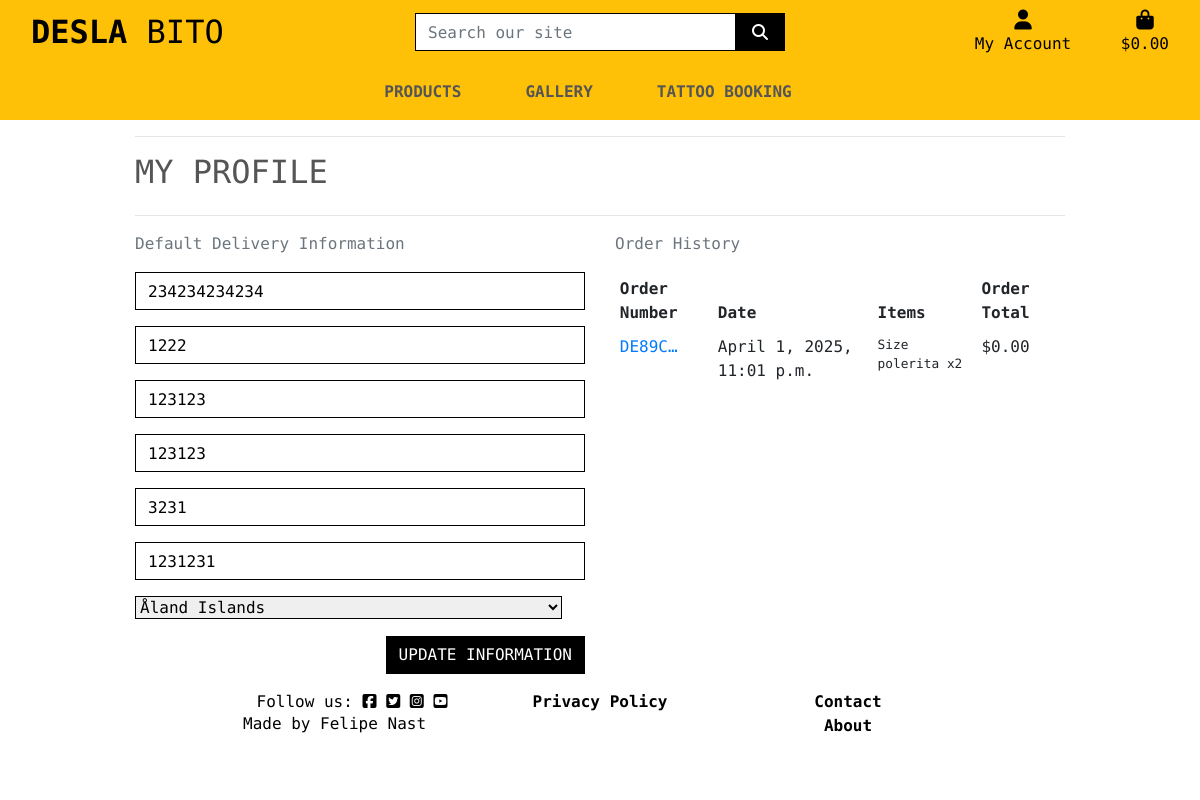
/profile/ (signed in), run on the app's committed database.
### profiles/models.py (models this page shows, shortened)
class UserProfile(models.Model):
    user = models.OneToOneField(
        User,
        on_delete=models.CASCADE)
    default_phone_number = models.CharField(
        max_length=20,
        null=True,
        blank=True
        )
    default_street_address1 = models.CharField(
        max_length=80,
        null=True,
        blank=True
        )
    default_street_address2 = models.CharField(
        max_length=80,
        null=True,
        blank=True
        )
    default_town_or_city = models.CharField(
        max_length=40,
        null=True,
        blank=True
    )
    default_county = models.CharField(
        max_length=80,
        null=True,
        blank=True
        )
    default_postcode = models.CharField(
        max_length=20,
        null=True,
        blank=True
        )
    default_country = CountryField(
        blank_label='Country',
        null=True,
        blank=True
        )

### checkout/models.py (models this page shows, shortened)
class Order(models.Model):
    order_number = models.CharField(
        max_length=32,
        null=False,
        editable=False,
        default=uuid.uuid4().hex.upper()  # Automatically generated unique order number
    )
    user_profile = models.ForeignKey(
        UserProfile, on_delete=models.SET_NULL,
        null=True,
        blank=True,  # Can be null, but if provided must not be blank
        related_name='orders'
    )
    full_name = models.CharField(
        max_length=50,
        null=False,
        blank=False,  # Full name must be provided
        default=''
    )
    email = models.EmailField(
        max_length=254,
        null=False,
        blank=False,  # Email must be provided
        default=''
    )
    phone_number = models.CharField(
        max_length=20,
        null=False,
        blank=False,  # Phone number must be provided
        default=''
    )
    country = CountryField(
        blank_label='Country *',
        null=False,
        blank=False,  # Country must be provided
        default='Germany'  # Default country, can be changed if necessary
    )
    postcode = models.CharField(
        max_length=20,
        null=False,
        blank=False,  # Postcode must be provided
        default=''
    )
    town_or_city = models.CharField(
        max_length=40,
        null=False,
        blank=False,  # Town or city must be provided
        default=''
    )
    street_address1 = models.CharField(
        max_length=80,
        null=False,
        blank=False,  # Street address 1 must be provided
        default=''
    )
    street_address2 = models.CharField(
        max_length=80,
        null=False,  # Street address 2 must be provided
        blank=False,
        default=''
    )
    county = models.CharField(
        max_length=80,
        null=False,  # County must be provided
        blank=False,
        default=''
    )
    date = models.DateTimeField(
        auto_now_add=True,
    )
    delivery_cost = models.DecimalField(
        max_digits=6,
        decimal_places=2,
        null=False,
        default=0.00  # Default delivery cost
    )
    order_total = models.DecimalField(
        max_digits=10,
        decimal_places=2,
        null=False,
        default=0.00  # Default order total
    )
    grand_total = models.DecimalField(
        max_digits=10,
        decimal_places=2,
        null=False,
        default=0.00  # Default grand total
    )
    original_bag = models.TextField(
        null=False,
        blank=False,
        default=''  # Default empty original bag
    )
    stripe_pid = models.CharField(
        max_length=254,
        null=False,
        blank=False,
        default=''  # Default empty stripe payment ID
    )

class OrderLineItem(models.Model):
    order = models.ForeignKey(
        Order,
        null=False,
        blank=False,
        on_delete=models.CASCADE,
        related_name='lineitems'
    )
    product = models.ForeignKey(
        Product,
        null=False,
        blank=False,
        on_delete=models.CASCADE
    )
    product_size = models.CharField(
        max_length=2,
        null=True,
        blank=True
    )  # Sizes: XS, S, M, L, XL
    quantity = models.IntegerField(
        null=False,
        blank=False,
        default=0
    )
    lineitem_total = models.DecimalField(
        max_digits=6,
        decimal_places=2,
        null=False,
        blank=False,
        editable=False
    )

### products/models.py (models this page shows, shortened)
class Product(models.Model):
    class Category(models.IntegerChoices):
        PRINTS = 1, "Prints"
        PAINTING = 2, "Paintings"
        CLOTHE = 3, "Clothing"
        OTHER = 4, "Other"
    name = models.CharField(max_length=254)
    category = models.PositiveSmallIntegerField(choices=Category.choices, default=Category.OTHER)
    has_sizes = models.BooleanField(default=False, null=True, blank=True)
    description = models.TextField()
    price = models.DecimalField(max_digits=8, decimal_places=2)  # Allows up to 999999.99
    image = models.ImageField(upload_to="product_images/", blank=True, null=True)

### profiles/views.py (the view)
# urls.py: path('profile/', include('profiles.urls')),
@login_required
def profile(request):
    profile = get_object_or_404(UserProfile, user=request.user)
    if request.method == 'POST':
        form = UserProfileForm(request.POST, instance=profile)
        if form.is_valid():
            form.save()
            messages.success(request, 'Profile updated successfully')
        else:
            messages.error(
                request, 'Update failed. Please ensure the form is valid.')
    else:
        form = UserProfileForm(instance=profile)
    orders = profile.orders.all()
    template = 'profiles/profile.html'
    context = {
        'form': form,
        'orders': orders,
        'on_profile_page': True,
    }
    return render(request, template, context)

### profiles/forms.py
class UserProfileForm(forms.ModelForm):
    class Meta:
        model = UserProfile
        exclude = ('user',)
    def __init__(self, *args, **kwargs):
        super().__init__(*args, **kwargs)
        placeholders = {
            'default_phone_number': 'Phone Number',
            'default_postcode': 'Postal Code',
            'default_town_or_city': 'Town or City',
            'default_street_address1': 'Street Address 1',
            'default_street_address2': 'Street Address 2',
            'default_county': 'County, State or Locality',
        }
        self.fields['default_phone_number'].widget.attrs['autofocus'] = True
        for field in self.fields:
            if field != 'default_country':
                if self.fields[field].required:
                    placeholder = f'{placeholders[field]} *'
                else:
                    placeholder = placeholders[field]
                self.fields[field].widget.attrs['placeholder'] = placeholder
            self.fields[field].widget.attrs['class'] = (
                'border-black rounded-0 profile-form-input')
            self.fields[field].label = False

### bag/contexts.py (called while the page is built, shortened)
def bag_contents(request):
    bag_items = []
    total = 0
    product_count = 0
    bag = request.session.get('bag', {})
    if total < settings.FREE_DELIVERY_THRESHOLD:
        delivery = total * Decimal(settings.STANDARD_DELIVERY_PERCENTAGE / 100)
        free_delivery_delta = settings.FREE_DELIVERY_THRESHOLD - total
    else:
        delivery = 0
        free_delivery_delta = 0
    grand_total = delivery + total
    context = {
        'bag_items': bag_items,
        'total': total,
        'product_count': product_count,
        'delivery': delivery,
        'free_delivery_delta': free_delivery_delta,
        'free_delivery_threshold': settings.FREE_DELIVERY_THRESHOLD,
        'grand_total': grand_total,
    }
    return context

### profiles/templates/profiles/profile.html (shortened to what this page needs)
{% extends "base.html" %}
{% load static %}
{% block extra_css %}
    <link rel="stylesheet" href="{% static 'profiles/css/profile.css' %}">
{% endblock %}
    {% block content %}
    <div class="overlay"></div>
    <div class="container">
        <div class="row">
            <div class="col">
                <hr>
                <h2 class="logo-font mb-4">My Profile</h2>
                <hr>
            </div>
        </div>
        <div class="row">
            <div class="col-12 col-lg-6">
                <p class="text-muted">Default Delivery Information</p>
                <form class="mt-3" action="{% url 'profile' %}" method="POST" id="profile-update-form">
                    {{ form|crispy }}
                    <button class="btn btn-black rounded-0 text-uppercase float-right">Update Information</button>
                </form>
            </div>
            <div class="col-12 col-lg-6">
                <p class="text-muted">Order History</p>
                <div class="order-history table-responsive">
                    <table class="table table-sm table-borderless">
                        <thead>
                            <tr>
                                <th>Order Number</th>
                                <th>Date</th>
                                <th>Items</th>
                                <th>Order Total</th>
                            </tr>
                        </thead>
                        <tbody>
                            {% for order in orders %}
                                <tr>
                                    <td>
                                        <a href="{% url 'order_history' order.order_number %}"
                                        title="{{ order.order_number }}">
                                            {{ order.order_number|truncatechars:6 }}
                                        </a>
                                    </td>
                                    <td>{{ order.date }}</td>
                                    <td>
                                        <ul class="list-unstyled">
                                            {% for item in order.lineitems.all %}
                                                <li class="small">
                                                    {% if item.product.has_sizes %}
                                                        Size {{ item.product.size|upper }}
                                                    {% endif %}{{ item.product.name }} x{{ item.quantity }}
                                                </li>
                                            {% endfor %}
                                        </ul>
                                    </td>
                                    <td>${{ order.grand_total }}</td>
                                </tr>
                            {% endfor %}
                        </tbody>
                    </table>
                </div>
            </div>
        </div>
{% endblock %}

### static/css/base.css (style rules this page uses)
html { height: 100%; }
body { background: url('/media/desla-fondo.jpeg') no-repeat center center fixed; background-size: cover; height: calc(100vh - 164px); color: #555; font-family: "Rubik Mono One", serif; font-weight: 400; font-style: normal; z-index: 1; }
.overlay { height: 100%; width: 100%; top: 0; left: 0; position: fixed; background: white; z-index: -1; }
.logo-font { text-transform: uppercase; }
.btn-black { background: black; color: white; }
.border-black { border: 1px solid black !important; }
@media (min-width: 1200px) { .container { max-width: 80%; } }

### profiles/static/profiles/css/profile.css (style rules this page uses)
.order-history { max-height: 416px; overflow-y: auto; }
#profile-update-form .form-control { color: #000; }
#profile-update-form input::placeholder { color: #aab7cd; }
#id_default_country, #id_default_country option:not(:first-child) { color: #000; }

### data on the page
UserProfile: default_phone_number "234234234234", default_street_address1 "1222", default_street_address2 "123123", default_town_or_city "123123", default_county "3231", default_postcode "1231231", default_country "Åland Islands"
Order: order_number "DE89C…", date "April 1, 2025, 11:01 p.m.", grand_total "0.00"
OrderLineItem: product.name "polerita", quantity "2"
